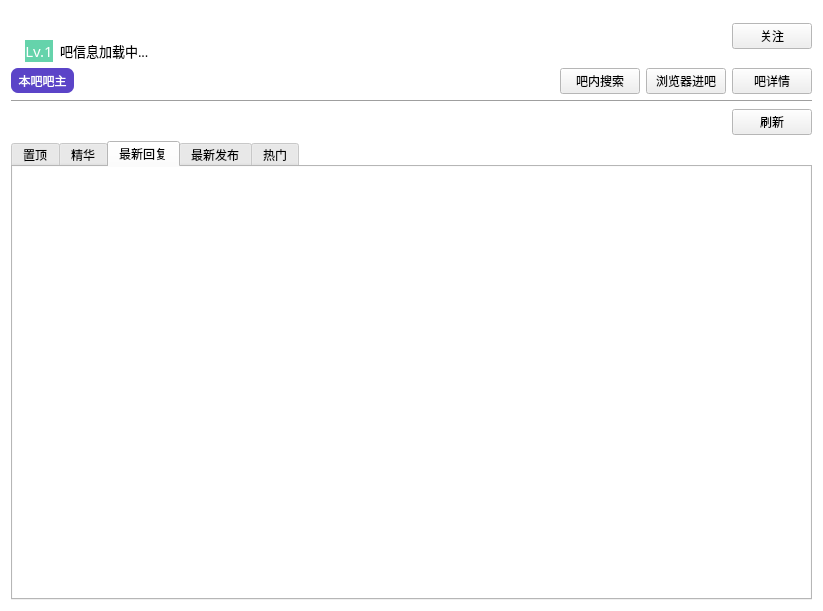
<?xml version="1.0" encoding="UTF-8"?>
<ui version="4.0">
 <class>Form</class>
 <widget class="QWidget" name="Form">
  <property name="geometry">
   <rect>
    <x>0</x>
    <y>0</y>
    <width>823</width>
    <height>611</height>
   </rect>
  </property>
  <property name="palette">
   <palette>
    <active>
     <colorrole role="Base">
      <brush brushstyle="SolidPattern">
       <color alpha="255">
        <red>255</red>
        <green>255</green>
        <blue>255</blue>
       </color>
      </brush>
     </colorrole>
     <colorrole role="Window">
      <brush brushstyle="SolidPattern">
       <color alpha="255">
        <red>255</red>
        <green>255</green>
        <blue>255</blue>
       </color>
      </brush>
     </colorrole>
    </active>
    <inactive>
     <colorrole role="Base">
      <brush brushstyle="SolidPattern">
       <color alpha="255">
        <red>255</red>
        <green>255</green>
        <blue>255</blue>
       </color>
      </brush>
     </colorrole>
     <colorrole role="Window">
      <brush brushstyle="SolidPattern">
       <color alpha="255">
        <red>255</red>
        <green>255</green>
        <blue>255</blue>
       </color>
      </brush>
     </colorrole>
    </inactive>
    <disabled>
     <colorrole role="Base">
      <brush brushstyle="SolidPattern">
       <color alpha="255">
        <red>255</red>
        <green>255</green>
        <blue>255</blue>
       </color>
      </brush>
     </colorrole>
     <colorrole role="Window">
      <brush brushstyle="SolidPattern">
       <color alpha="255">
        <red>255</red>
        <green>255</green>
        <blue>255</blue>
       </color>
      </brush>
     </colorrole>
    </disabled>
   </palette>
  </property>
  <property name="windowTitle">
   <string>吧头信息</string>
  </property>
  <property name="styleSheet">
   <string notr="true">QWidget{font-family: &quot;微软雅黑&quot;;}
</string>
  </property>
  <layout class="QGridLayout" name="gridLayout_6">
   <item row="0" column="0">
    <layout class="QGridLayout" name="gridLayout">
     <property name="horizontalSpacing">
      <number>7</number>
     </property>
     <item row="1" column="2">
      <widget class="QLabel" name="label_3">
       <property name="font">
        <font>
         <family>微软雅黑</family>
         <pointsize>10</pointsize>
        </font>
       </property>
       <property name="text">
        <string>吧信息加载中...</string>
       </property>
       <property name="alignment">
        <set>Qt::AlignLeading|Qt::AlignLeft|Qt::AlignVCenter</set>
       </property>
      </widget>
     </item>
     <item row="0" column="3" rowspan="2">
      <spacer name="horizontalSpacer">
       <property name="orientation">
        <enum>Qt::Horizontal</enum>
       </property>
       <property name="sizeHint" stdset="0">
        <size>
         <width>88</width>
         <height>20</height>
        </size>
       </property>
      </spacer>
     </item>
     <item row="0" column="0" rowspan="2">
      <widget class="QLabel" name="label">
       <property name="text">
        <string/>
       </property>
       <property name="alignment">
        <set>Qt::AlignCenter</set>
       </property>
      </widget>
     </item>
     <item row="0" column="4" rowspan="2">
      <widget class="QPushButton" name="pushButton">
       <property name="text">
        <string>关注</string>
       </property>
      </widget>
     </item>
     <item row="1" column="1">
      <widget class="QLabel" name="label_9">
       <property name="minimumSize">
        <size>
         <width>0</width>
         <height>0</height>
        </size>
       </property>
       <property name="maximumSize">
        <size>
         <width>16777215</width>
         <height>16777215</height>
        </size>
       </property>
       <property name="font">
        <font>
         <family>微软雅黑</family>
         <pointsize>11</pointsize>
        </font>
       </property>
       <property name="toolTip">
        <string>&lt;html&gt;&lt;head/&gt;&lt;body&gt;&lt;p&gt;&lt;span style=&quot; font-size:9pt;&quot;&gt;你在本吧的等级&lt;/span&gt;&lt;/p&gt;&lt;/body&gt;&lt;/html&gt;</string>
       </property>
       <property name="styleSheet">
        <string notr="true">QLabel{
	color: rgb(255, 255, 255);
	background-color: rgb(101, 211, 171);
}
</string>
       </property>
       <property name="text">
        <string>Lv.1</string>
       </property>
       <property name="alignment">
        <set>Qt::AlignCenter</set>
       </property>
      </widget>
     </item>
     <item row="0" column="1" colspan="2">
      <widget class="QLabel" name="label_2">
       <property name="font">
        <font>
         <family>微软雅黑</family>
         <pointsize>13</pointsize>
        </font>
       </property>
       <property name="text">
        <string/>
       </property>
       <property name="alignment">
        <set>Qt::AlignLeading|Qt::AlignLeft|Qt::AlignVCenter</set>
       </property>
      </widget>
     </item>
    </layout>
   </item>
   <item row="3" column="0">
    <layout class="QHBoxLayout" name="horizontalLayout">
     <item>
      <widget class="QLabel" name="label_5">
       <property name="text">
        <string/>
       </property>
      </widget>
     </item>
     <item>
      <spacer name="horizontalSpacer_2">
       <property name="orientation">
        <enum>Qt::Horizontal</enum>
       </property>
       <property name="sizeHint" stdset="0">
        <size>
         <width>174</width>
         <height>20</height>
        </size>
       </property>
      </spacer>
     </item>
     <item>
      <widget class="QPushButton" name="pushButton_2">
       <property name="text">
        <string>刷新</string>
       </property>
      </widget>
     </item>
    </layout>
   </item>
   <item row="4" column="0">
    <widget class="QTabWidget" name="tabWidget">
     <property name="currentIndex">
      <number>2</number>
     </property>
     <widget class="QWidget" name="tab_4">
      <attribute name="title">
       <string>置顶</string>
      </attribute>
      <layout class="QGridLayout" name="gridLayout_7">
       <property name="leftMargin">
        <number>0</number>
       </property>
       <property name="topMargin">
        <number>0</number>
       </property>
       <property name="rightMargin">
        <number>0</number>
       </property>
       <property name="bottomMargin">
        <number>0</number>
       </property>
       <item row="0" column="0">
        <widget class="QListWidget" name="listWidget_4">
         <property name="frameShape">
          <enum>QFrame::NoFrame</enum>
         </property>
         <property name="sizeAdjustPolicy">
          <enum>QAbstractScrollArea::AdjustToContents</enum>
         </property>
         <property name="verticalScrollMode">
          <enum>QAbstractItemView::ScrollPerPixel</enum>
         </property>
         <property name="horizontalScrollMode">
          <enum>QAbstractItemView::ScrollPerPixel</enum>
         </property>
        </widget>
       </item>
      </layout>
     </widget>
     <widget class="QWidget" name="tab_3">
      <attribute name="title">
       <string>精华</string>
      </attribute>
      <layout class="QGridLayout" name="gridLayout_4">
       <property name="leftMargin">
        <number>0</number>
       </property>
       <property name="topMargin">
        <number>0</number>
       </property>
       <property name="rightMargin">
        <number>0</number>
       </property>
       <property name="bottomMargin">
        <number>0</number>
       </property>
       <item row="0" column="0">
        <widget class="QListWidget" name="listWidget_2">
         <property name="frameShape">
          <enum>QFrame::NoFrame</enum>
         </property>
         <property name="sizeAdjustPolicy">
          <enum>QAbstractScrollArea::AdjustToContents</enum>
         </property>
         <property name="verticalScrollMode">
          <enum>QAbstractItemView::ScrollPerPixel</enum>
         </property>
         <property name="horizontalScrollMode">
          <enum>QAbstractItemView::ScrollPerPixel</enum>
         </property>
        </widget>
       </item>
      </layout>
     </widget>
     <widget class="QWidget" name="tab">
      <attribute name="title">
       <string>最新回复</string>
      </attribute>
      <layout class="QGridLayout" name="gridLayout_3">
       <property name="leftMargin">
        <number>0</number>
       </property>
       <property name="topMargin">
        <number>0</number>
       </property>
       <property name="rightMargin">
        <number>0</number>
       </property>
       <property name="bottomMargin">
        <number>0</number>
       </property>
       <item row="1" column="0" colspan="2">
        <widget class="QListWidget" name="listWidget">
         <property name="frameShape">
          <enum>QFrame::NoFrame</enum>
         </property>
         <property name="sizeAdjustPolicy">
          <enum>QAbstractScrollArea::AdjustToContents</enum>
         </property>
         <property name="verticalScrollMode">
          <enum>QAbstractItemView::ScrollPerPixel</enum>
         </property>
         <property name="horizontalScrollMode">
          <enum>QAbstractItemView::ScrollPerPixel</enum>
         </property>
        </widget>
       </item>
      </layout>
     </widget>
     <widget class="QWidget" name="tab_5">
      <attribute name="title">
       <string>最新发布</string>
      </attribute>
      <layout class="QGridLayout" name="gridLayout_8">
       <property name="leftMargin">
        <number>0</number>
       </property>
       <property name="topMargin">
        <number>0</number>
       </property>
       <property name="rightMargin">
        <number>0</number>
       </property>
       <property name="bottomMargin">
        <number>0</number>
       </property>
       <item row="0" column="0">
        <widget class="QListWidget" name="listWidget_5">
         <property name="frameShape">
          <enum>QFrame::NoFrame</enum>
         </property>
         <property name="sizeAdjustPolicy">
          <enum>QAbstractScrollArea::AdjustToContents</enum>
         </property>
         <property name="verticalScrollMode">
          <enum>QAbstractItemView::ScrollPerPixel</enum>
         </property>
         <property name="horizontalScrollMode">
          <enum>QAbstractItemView::ScrollPerPixel</enum>
         </property>
        </widget>
       </item>
      </layout>
     </widget>
     <widget class="QWidget" name="tab_2">
      <attribute name="title">
       <string>热门</string>
      </attribute>
      <layout class="QGridLayout" name="gridLayout_2">
       <property name="leftMargin">
        <number>0</number>
       </property>
       <property name="topMargin">
        <number>0</number>
       </property>
       <property name="rightMargin">
        <number>0</number>
       </property>
       <property name="bottomMargin">
        <number>0</number>
       </property>
       <item row="0" column="0">
        <widget class="QListWidget" name="listWidget_3">
         <property name="frameShape">
          <enum>QFrame::NoFrame</enum>
         </property>
         <property name="sizeAdjustPolicy">
          <enum>QAbstractScrollArea::AdjustToContents</enum>
         </property>
         <property name="verticalScrollMode">
          <enum>QAbstractItemView::ScrollPerPixel</enum>
         </property>
         <property name="horizontalScrollMode">
          <enum>QAbstractItemView::ScrollPerPixel</enum>
         </property>
        </widget>
       </item>
      </layout>
     </widget>
    </widget>
   </item>
   <item row="1" column="0">
    <layout class="QGridLayout" name="gridLayout_5" columnstretch="0,0,0,0,0,0,0,0">
     <item row="0" column="4">
      <spacer name="horizontalSpacer_3">
       <property name="orientation">
        <enum>Qt::Horizontal</enum>
       </property>
       <property name="sizeHint" stdset="0">
        <size>
         <width>40</width>
         <height>20</height>
        </size>
       </property>
      </spacer>
     </item>
     <item row="0" column="2" colspan="2">
      <widget class="QLabel" name="label_7">
       <property name="text">
        <string/>
       </property>
       <property name="alignment">
        <set>Qt::AlignLeading|Qt::AlignLeft|Qt::AlignVCenter</set>
       </property>
      </widget>
     </item>
     <item row="0" column="6">
      <widget class="QPushButton" name="pushButton_4">
       <property name="text">
        <string>浏览器进吧</string>
       </property>
       <property name="flat">
        <bool>false</bool>
       </property>
      </widget>
     </item>
     <item row="0" column="1">
      <widget class="QLabel" name="label_6">
       <property name="text">
        <string/>
       </property>
       <property name="alignment">
        <set>Qt::AlignCenter</set>
       </property>
      </widget>
     </item>
     <item row="0" column="7">
      <widget class="QPushButton" name="pushButton_3">
       <property name="text">
        <string>吧详情</string>
       </property>
       <property name="flat">
        <bool>false</bool>
       </property>
      </widget>
     </item>
     <item row="0" column="0">
      <widget class="QLabel" name="label_8">
       <property name="minimumSize">
        <size>
         <width>63</width>
         <height>25</height>
        </size>
       </property>
       <property name="maximumSize">
        <size>
         <width>63</width>
         <height>25</height>
        </size>
       </property>
       <property name="styleSheet">
        <string notr="true">QLabel{
	background-color: rgb(91, 68, 200);
	color: rgb(255, 255, 255);
	border-radius: 7px;
}
</string>
       </property>
       <property name="text">
        <string>本吧吧主</string>
       </property>
       <property name="alignment">
        <set>Qt::AlignCenter</set>
       </property>
      </widget>
     </item>
     <item row="0" column="5">
      <widget class="QPushButton" name="pushButton_5">
       <property name="text">
        <string>吧内搜索</string>
       </property>
       <property name="flat">
        <bool>false</bool>
       </property>
      </widget>
     </item>
    </layout>
   </item>
   <item row="2" column="0">
    <widget class="Line" name="line">
     <property name="orientation">
      <enum>Qt::Horizontal</enum>
     </property>
    </widget>
   </item>
  </layout>
 </widget>
 <resources/>
 <connections/>
</ui>
